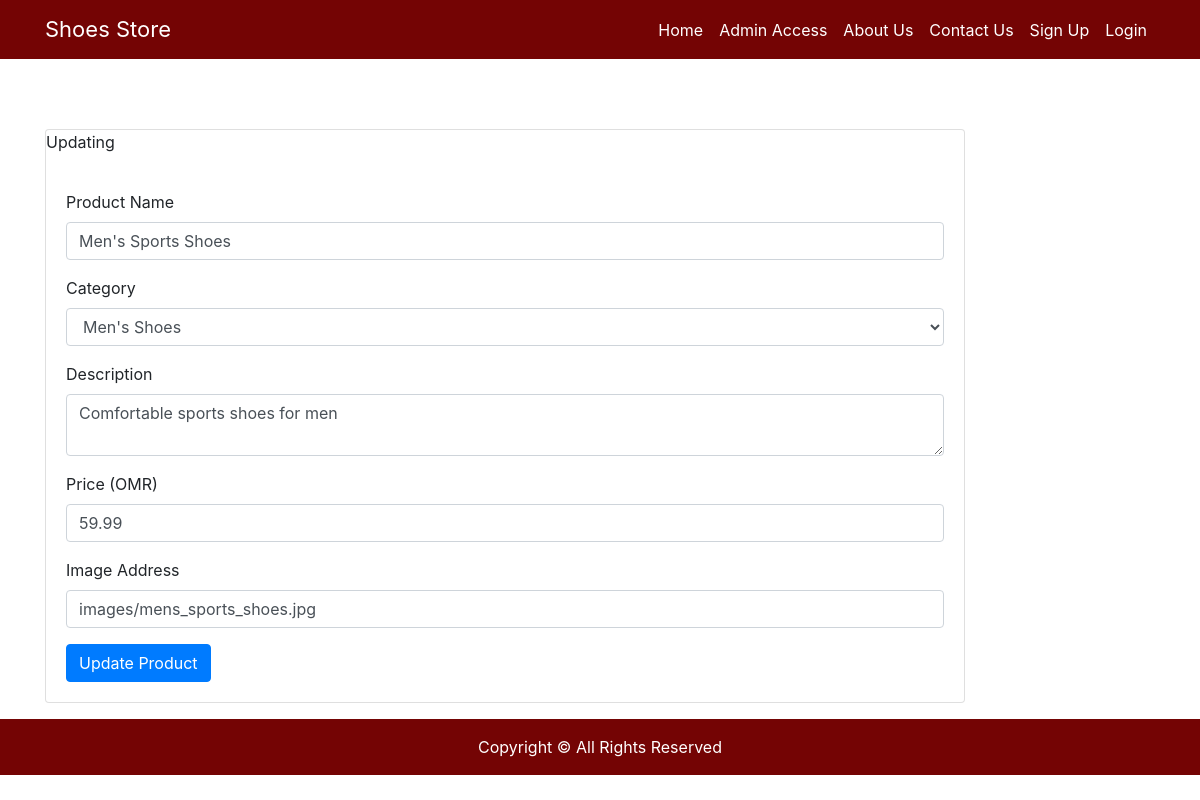
Page /edit.php?id=2 on the committed database.
### tables this page shows
CREATE TABLE Product (
  product_id INT PRIMARY KEY AUTO_INCREMENT,
  category_id INT,
  name VARCHAR(100) NOT NULL,
  description TEXT NOT NULL,
  price DECIMAL(10, 2) NOT NULL,
  image VARCHAR(200) NOT NULL,
  FOREIGN KEY (category_id) REFERENCES Category(category_id)
);

### edit.php (the view, shortened to what this page needs)
<!DOCTYPE html>
<html lang="en">
<head>
  <link rel="stylesheet" href="https://cdnjs.cloudflare.com/ajax/libs/font-awesome/6.4.0/css/all.min.css" />
  <link rel="stylesheet" href="https://maxcdn.bootstrapcdn.com/bootstrap/4.0.0/css/bootstrap.min.css">
</head>
<body>
<?php
  include 'navbar.php';
?>
  <div class="container" style="margin-top:70px">
    <div class="row">
  <div class="col-sm-10">
<div class="card mb-3">
  <p class="card-text">Updating</p>
  <div class="card-body">
  <?php
include_once('dbconnect.php');
$product_id = $_GET['id'];
$stmt = $conn->prepare("SELECT * FROM Product WHERE product_id = :product_id");
$stmt->bindParam(':product_id', $product_id);
$stmt->execute();
$product = $stmt->fetch(PDO::FETCH_ASSOC);
$categoriesStmt = $conn->prepare("SELECT * FROM Category");
$categoriesStmt->execute();
$categories = $categoriesStmt->fetchAll(PDO::FETCH_ASSOC);
?>
<form action="updateProduct.php" method="post">
  <div class="form-group">
    <label for="name">Product Name</label>
    <input type="text" class="form-control" id="name" name="name" value="<?php echo $product['name']; ?>" required>
  </div>
  <div class="form-group">
    <label for="category">Category</label>
    <select class="form-control" id="category" name="category" required>
      <?php
      foreach ($categories as $category) {
        $selected = ($category['category_id'] == $product['category_id']) ? 'selected' : '';
        echo '<option value="' . $category['category_id'] . '" ' . $selected . '>' . $category['name'] . '</option>';
      }
      ?>
    </select>
  </div>
  <div class="form-group">
    <label for="description">Description</label>
    <textarea class="form-control" id="description" name="description" required><?php echo $product['description']; ?></textarea>
  </div>
  <div class="form-group">
    <label for="price">Price (OMR)</label>
    <input type="number" class="form-control" id="price" name="price" step="0.01" value="<?php echo $product['price']; ?>" required>
  </div>
  <div class="form-group">
    <label for="image">Image Address</label>
    <input type="text" class="form-control" id="image" name="image" value="<?php echo $product['image']; ?>" required>
  </div>
  <button type="submit" class="btn btn-primary">Update Product</button>
</form>
</div>
</div>
  </div></div></div>
  <?php include 'footer.php' ?>
</body>
</html>

### rows in the picture
product: name "Men's Sports Shoes", description "Comfortable sports shoes for men", price "59.99", image "images/mens_sports_shoes.jpg"

### other values in the picture
form field category "Men's Shoes"
